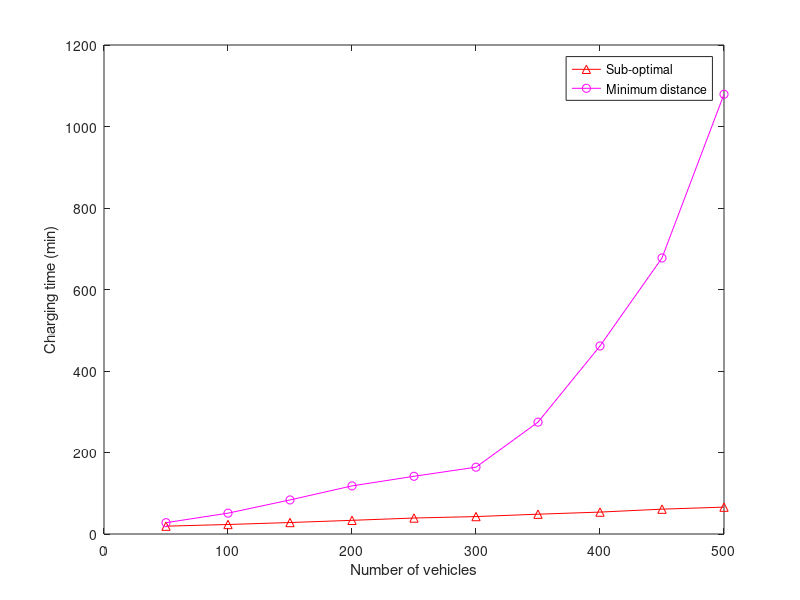
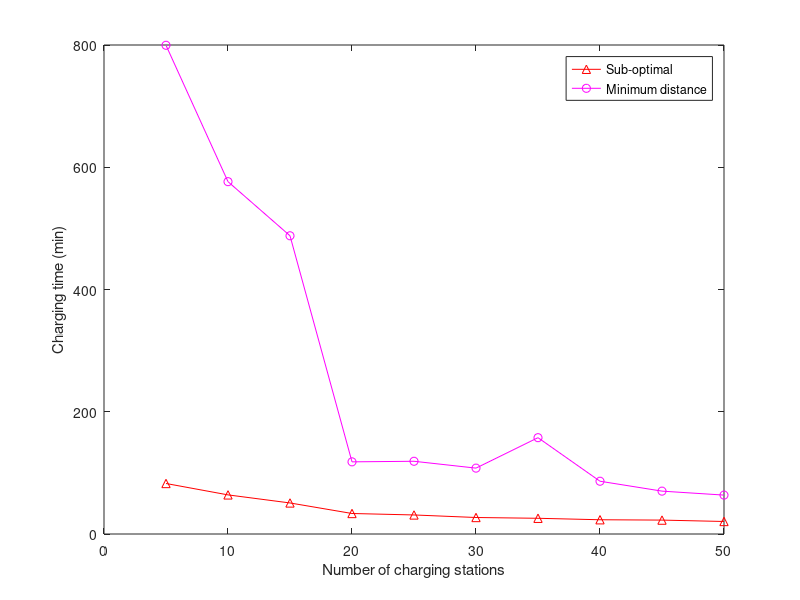

Reproduce these figures in MATLAB, in order. (Note: this script raises an error after producing the figures.)
vehicles = [50,100,150,200,250,300,350,400,450,500]
stations = [5,10,15,20,25,30,35,40,45,50]

chargeTimeSubOptimalVehiclesRandomDistribution= [19.25294238,23.33375474,28.16416492,33.55484014,39.21678655,42.75729898,48.62000388,53.77243806,60.96583817,65.94201471]
chargeTimeMinDistanceVehiclesRandomDistribution = [27.75581288,51.14257269,83.58677576,118.0427538,141.6397228,163.964295,274.4675496,461.4110561,677.4241339,1079.143067]
requestNotMetVehiclesRandomDistribution = [15,30,47,65,79,100,117,135,145,163]

chargeTimeSubOptimalStationsRandomDistribution = [82.64215782,63.98856968,50.79414785,33.55484014,31.15597298,26.9972147,25.71220692,23.31874582,22.75079637,20.48532951]
chargeTimeMinDistanceStationsRandomDistribution = [799.5606868,576.4155796,487.8984549,118.0427538,118.9859505,107.7756303,157.5818159,86.32421978,70.13414966,63.65305055]
requestNotMetStationsRandomDistribution = [115,102,91,65,47,46,43,34,33,33]

chargeTimeSubOptimalVehiclesUniformDistribution = [32.16045326,43.74141334,52.60380054,64.48203046,73.78557333,84.60828084,96.24084182,106.747003,117.6862182,130.6750749]
chargeTimeMinDistanceVehiclesUniformDistribution = [34.55994853,93.54351372,196.7331286,311.3374561,593.3154689,1324.872334,2011.431248,5662.944532,13764.51566,30551.04051]
requestNotMetVehiclesUniformDistribution = [13,23,35,48,57,67,78,95,107,119]

chargeTimeSubOptimalStationsUniformDistribution = [90.2663543,64.48203046,66.44092429,42.60462961,34.56993655,30.28248175,26.71612992,24.51194908,22.32869511,21.20111057]
chargeTimeMinDistanceStationsUniformDistribution = [875.9044888,311.3374561,313.2553554,125.6523161,88.7355077,73.27630402,63.3122875,63.71937547,57.71496524,49.77869266]
requestNotMetStationsUniformDistribution = [98,48,25,14,5,8,5,5,4,3]

figure;
plot(vehicles, chargeTimeSubOptimalVehiclesRandomDistribution,  'r^-',  vehicles, chargeTimeMinDistanceVehiclesRandomDistribution, 'mo-' )
legend('Sub-optimal ', 'Minimum distance')
xlabel('Number of vehicles')
ylabel('Charging time (min)')
%axis([0 20  0 5])


figure;
plot(stations, chargeTimeSubOptimalStationsRandomDistribution,  'r^-',  stations, chargeTimeMinDistanceStationsRandomDistribution, 'mo-' )
legend('Sub-optimal ', 'Minimum distance')
xlabel('Number of charging stations')
ylabel('Charging time (min)')
%axis([0 20  0 5])


figure;
plot(vehicles, RequestNotMetVehiclesRandomDistribution,  'r^-',  vehicles, requestNotMetVehiclesUniformDistribution, 'mo-' )
legend('Random', 'Uniform')
xlabel('Number of vehicles')
ylabel('Number of requests not satisfied')
%axis([0 20  0 5])

figure;
plot(stations, RequestNotMetStationsRandomDistribution,  'r^-',  stations, requestNotMetStationsUniformDistribution, 'mo-' )
legend('Random', 'Uniform')
xlabel('Number of charging stations')
ylabel('Number of requests not satisfied')
%axis([0 20  0 5])
figure
plot(vehicles, chargeTimeSubOptimalVehiclesUniformDistribution,  'r^-',  vehicles, chargeTimeMinDistanceVehiclesUniformDistribution, 'mo-' )
legend('Sub-optimal ', 'Minimum distance')
xlabel('Number of vehicles')
ylabel('Charging time (min)')
%axis([0 20  0 5])

figure;
plot(stations, chargeTimeSubOptimalStationsUniformDistribution,  'r^-',  stations, chargeTimeMinDistanceStationsUniformDistribution, 'mo-' )
legend('Sub-optimal ', 'Minimum distance')
xlabel('Number of charging stations')
ylabel('Charging time (min)')
%axis([0 20  0 5])


figure;
plot(vehicles, chargeTimeSubOptimalVehiclesRandomDistribution,  'r^-',  vehicles, chargeTimeSubOptimalVehiclesUniformDistribution, 'mo-' )
legend('Random ', 'Uniform')
xlabel('Number of vehicles')
ylabel('Charging time (min)')
%axis([0 20  0 5])



figure;
plot(vehicles, chargeTimeSubOptimalStationsRandomDistribution,  'r^-',  vehicles, chargeTimeSubOptimalStationsUniformDistribution, 'mo-' )
legend('Random ', 'Uniform')
xlabel('Number of charging stations')
ylabel('Charging time (min)')
%axis([0 20  0 5])



